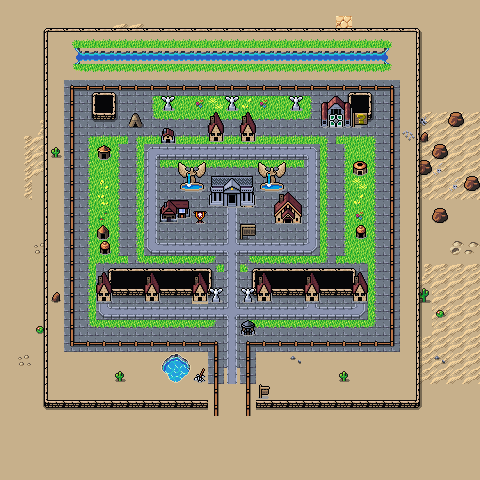

A level layout from a 2D game, rendered from its tile map. Below: a short description, then the map file with tile-grid data replaced by summaries:
An orthogonal 30x30 tile map with 16x16 px tiles, 4 tile layers (Background, Ground, Walls, Overlay), 3 tilesets and 13 objects.

<map version="1.10" tiledversion="1.11.2" orientation="orthogonal" renderorder="right-down" width="30" height="30" tilewidth="16" tileheight="16" infinite="0" nextlayerid="6" nextobjectid="62">
 <editorsettings>
  <export target="wastetown..tmx" format="tmx" />
 </editorsettings>
 <tileset firstgid="1" source="../../tileset/main.tsx" />
 <tileset firstgid="10113" source="../../tileset/buildings.tsx" />
 <tileset firstgid="11905" source="../../tileset/buildings-nocollide.tsx" />
 <layer id="1" name="Background" width="30" height="30">
  <data>[900 cells, 900 non-empty, 10 distinct tile ids]</data>
 </layer>
 <layer id="2" name="Ground" width="30" height="30">
  <data>[900 cells, 342 non-empty, 45 distinct tile ids]</data>
 </layer>
 <layer id="3" name="Walls" width="30" height="30">
  <properties>
   <property name="spriteLayer" type="bool" value="true" />
  </properties>
  <data>[900 cells, 119 non-empty, 28 distinct tile ids]</data>
 </layer>
 <layer id="5" name="Overlay" width="30" height="30">
  <data>[900 cells, 145 non-empty, 31 distinct tile ids]</data>
 </layer>
 <objectgroup id="4" name="Objects">
  <object id="38" template="../../obj/entry_up.tx" x="219" y="383" width="28" height="16" />
  <object id="41" template="../../obj/shop.tx" x="97" y="305">
   <properties>
    <property name="commonShopList" value="Knight4White,Bird4White,Soldier4White,     Angel,Sliver2White,Spirit4White" />
    <property name="mythicShopList" value="Planeswalker,WUBRG,Vehicle,Artifact,Equip,Wand,Legend4White,Gods" />
    <property name="rareShopList" value="Azorius,Boros,Selesnya,Orzhov,Creature6White,Multicolor,Land4White,PhyrexianWhite" />
    <property name="uncommonShopList" value="Creature2White,Creature,White,SmallCats" />
   </properties>
  </object>
  <object id="56" template="../../obj/shop.tx" x="208" y="144">
   <properties>
    <property name="commonShopList" value="Knight4White,Bird4White,Soldier4White,Angel,Sliver2White,Spirit4White" />
    <property name="mythicShopList" value="Planeswalker,WUBRG,Vehicle,Artifact,Equip,Wand,Legend4White" />
    <property name="rareShopList" value="Azorius,Boros,Selesnya,Orzhov,Creature6White,Multicolor,Land4White,PhyrexianWhite" />
    <property name="uncommonShopList" value="Creature2White,Creature,White" />
   </properties>
  </object>
  <object id="57" template="../../obj/shop.tx" x="240" y="144">
   <properties>
    <property name="commonShopList" value="Knight4White,Bird4White,Soldier4White,Angel,Sliver2White,Spirit4White" />
    <property name="mythicShopList" value="Planeswalker,WUBRG,Vehicle,Artifact,Equip,Wand,Legend4White" />
    <property name="rareShopList" value="Azorius,Boros,Selesnya,Orzhov,Creature6White,Multicolor,Land4White,PhyrexianWhite" />
    <property name="uncommonShopList" value="Creature2White,Creature,White" />
   </properties>
  </object>
  <object id="43" template="../../obj/shop.tx" x="352" y="306">
   <properties>
    <property name="commonShopList" value="Knight4White,Bird4White,Soldier4White,Angel,Sliver2White,Spirit4White" />
    <property name="mythicShopList" value="Planeswalker,WUBRG,Vehicle,Artifact,Equip,Wand,Legend4White,Gods" />
    <property name="rareShopList" value="Azorius,Boros,Selesnya,Orzhov,Creature6White,Multicolor,Land4White,PhyrexianWhite" />
    <property name="uncommonShopList" value="Creature2White,Creature,White,SmallCats" />
   </properties>
  </object>
  <object id="47" template="../../obj/inn.tx" x="224" y="211" />
  <object id="48" template="../../obj/shop.tx" x="290" y="225">
   <properties>
    <property name="commonShopList" value="Plains" />
    <property name="noRestock" type="bool" value="true" />
    <property name="signXOffset" type="float" value="-32" />
    <property name="signYOffset" type="float" value="0" />
   </properties>
  </object>
  <object id="49" template="../../obj/shop.tx" x="304" y="306">
   <properties>
    <property name="commonShopList" value="Knight4White,Bird4White,Soldier4White,Angel,Sliver2White,Spirit4White" />
    <property name="mythicShopList" value="Planeswalker,WUBRG,Vehicle,Artifact,Equip,Wand,Legend4White,Gods" />
    <property name="rareShopList" value="Azorius,Boros,Selesnya,Orzhov,Creature6White,Multicolor,Land4White,PhyrexianWhite" />
    <property name="uncommonShopList" value="Creature2White,Creature,White,SmallCats" />
   </properties>
  </object>
  <object id="50" template="../../obj/shop.tx" x="256" y="306">
   <properties>
    <property name="commonShopList" value="Knight4White,Bird4White,Soldier4White,Angel,Sliver2White,Spirit4White" />
    <property name="mythicShopList" value="Planeswalker,WUBRG,Vehicle,Artifact,Equip,Wand,Legend4White,Gods" />
    <property name="rareShopList" value="Azorius,Boros,Selesnya,Orzhov,Creature6White,Multicolor,Land4White,PhyrexianWhite" />
    <property name="uncommonShopList" value="Creature2White,Creature,White,SmallCats" />
   </properties>
  </object>
  <object id="51" template="../../obj/shop.tx" x="192" y="306">
   <properties>
    <property name="commonShopList" value="BoosterPackShop,AlphaBoosterPackShop,BetaBoosterPackShop,GammaBoosterPackShop,DeltaBoosterPackShop,WhiteBoosterPackShop,Knight4White,Bird4White,Soldier4White,Angel,Sliver2White,Spirit4White" />
    <property name="mythicShopList" value="Planeswalker,WUBRG,Vehicle,Artifact,Equip,Wand,Legend4White,Gods" />
    <property name="rareShopList" value="Azorius,Boros,Selesnya,Orzhov,Creature6White,Multicolor,Land4White,PhyrexianWhite" />
    <property name="uncommonShopList" value="Creature2White,Creature,White,SmallCats" />
   </properties>
  </object>
  <object id="52" template="../../obj/shop.tx" x="144" y="306">
   <properties>
    <property name="commonShopList" value="Knight4White,Bird4White,Soldier4White,Angel,Sliver2White,Spirit4White" />
    <property name="mythicShopList" value="Planeswalker,WUBRG,Vehicle,Artifact,Equip,Wand,Legend4White,Gods" />
    <property name="rareShopList" value="Azorius,Boros,Selesnya,Orzhov,Creature6White,Multicolor,Land4White,PhyrexianWhite" />
    <property name="uncommonShopList" value="Creature2White,Creature,White,SmallCats" />
   </properties>
  </object>
  <object id="58" template="../../obj/shardtrader.tx" x="128" y="130" />
  <object id="59" template="../../obj/quest.tx" x="319" y="130" width="34" height="16">
   <properties>
    <property name="questtype" value="plains_town_trobal" />
   </properties>
  </object>
 </objectgroup>
</map>
